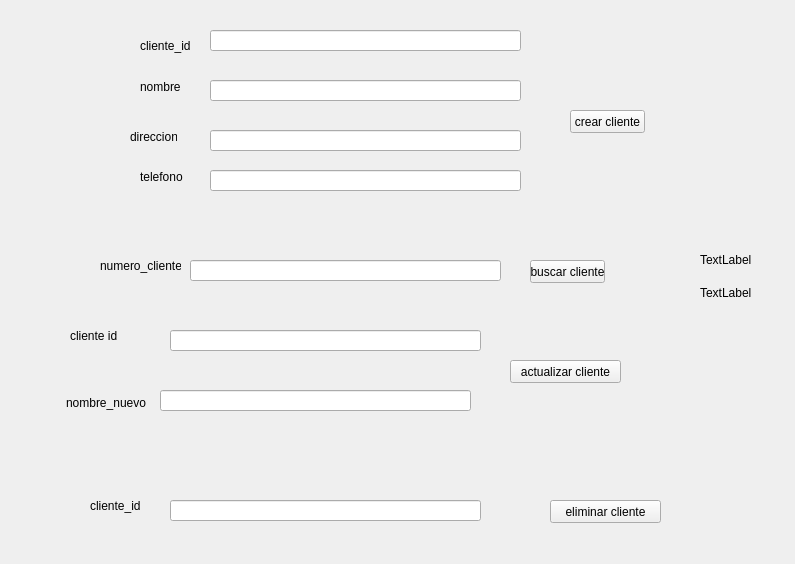
<?xml version="1.0" encoding="UTF-8"?>
<ui version="4.0">
 <class>Form</class>
 <widget class="QWidget" name="Form">
  <property name="geometry">
   <rect>
    <x>0</x>
    <y>0</y>
    <width>795</width>
    <height>564</height>
   </rect>
  </property>
  <property name="windowTitle">
   <string>Form</string>
  </property>
  <widget class="QLabel" name="label">
   <property name="geometry">
    <rect>
     <x>140</x>
     <y>30</y>
     <width>71</width>
     <height>31</height>
    </rect>
   </property>
   <property name="text">
    <string>cliente_id</string>
   </property>
  </widget>
  <widget class="QLineEdit" name="recibe_numero_cedula">
   <property name="geometry">
    <rect>
     <x>210</x>
     <y>30</y>
     <width>311</width>
     <height>21</height>
    </rect>
   </property>
  </widget>
  <widget class="QPushButton" name="btn_crear_cliente">
   <property name="geometry">
    <rect>
     <x>570</x>
     <y>110</y>
     <width>75</width>
     <height>23</height>
    </rect>
   </property>
   <property name="text">
    <string>crear cliente</string>
   </property>
  </widget>
  <widget class="QLabel" name="label_2">
   <property name="geometry">
    <rect>
     <x>140</x>
     <y>80</y>
     <width>47</width>
     <height>13</height>
    </rect>
   </property>
   <property name="text">
    <string>nombre</string>
   </property>
  </widget>
  <widget class="QLabel" name="label_3">
   <property name="geometry">
    <rect>
     <x>130</x>
     <y>130</y>
     <width>47</width>
     <height>13</height>
    </rect>
   </property>
   <property name="text">
    <string>direccion</string>
   </property>
  </widget>
  <widget class="QLabel" name="label_4">
   <property name="geometry">
    <rect>
     <x>140</x>
     <y>170</y>
     <width>47</width>
     <height>13</height>
    </rect>
   </property>
   <property name="text">
    <string>telefono</string>
   </property>
  </widget>
  <widget class="QLineEdit" name="recibe_nombre_cliente">
   <property name="geometry">
    <rect>
     <x>210</x>
     <y>80</y>
     <width>311</width>
     <height>21</height>
    </rect>
   </property>
  </widget>
  <widget class="QLineEdit" name="recibe_direccion_cliente">
   <property name="geometry">
    <rect>
     <x>210</x>
     <y>130</y>
     <width>311</width>
     <height>21</height>
    </rect>
   </property>
  </widget>
  <widget class="QLineEdit" name="recibe_telefono_cliente">
   <property name="geometry">
    <rect>
     <x>210</x>
     <y>170</y>
     <width>311</width>
     <height>21</height>
    </rect>
   </property>
  </widget>
  <widget class="QLabel" name="label_5">
   <property name="geometry">
    <rect>
     <x>100</x>
     <y>250</y>
     <width>81</width>
     <height>31</height>
    </rect>
   </property>
   <property name="text">
    <string>numero_cliente</string>
   </property>
  </widget>
  <widget class="QLineEdit" name="recibe_cedula_buscar">
   <property name="geometry">
    <rect>
     <x>190</x>
     <y>260</y>
     <width>311</width>
     <height>21</height>
    </rect>
   </property>
  </widget>
  <widget class="QPushButton" name="btn_buscar_cliente">
   <property name="geometry">
    <rect>
     <x>530</x>
     <y>260</y>
     <width>75</width>
     <height>23</height>
    </rect>
   </property>
   <property name="text">
    <string>buscar cliente</string>
   </property>
  </widget>
  <widget class="QPushButton" name="btn_actualizar_cliente">
   <property name="geometry">
    <rect>
     <x>510</x>
     <y>360</y>
     <width>111</width>
     <height>23</height>
    </rect>
   </property>
   <property name="text">
    <string>actualizar cliente</string>
   </property>
  </widget>
  <widget class="QPushButton" name="btn_eliminar_cliente">
   <property name="geometry">
    <rect>
     <x>550</x>
     <y>500</y>
     <width>111</width>
     <height>23</height>
    </rect>
   </property>
   <property name="text">
    <string>eliminar cliente</string>
   </property>
  </widget>
  <widget class="QLabel" name="label_6">
   <property name="geometry">
    <rect>
     <x>70</x>
     <y>320</y>
     <width>81</width>
     <height>31</height>
    </rect>
   </property>
   <property name="text">
    <string>cliente id </string>
   </property>
  </widget>
  <widget class="QLineEdit" name="recibe_cedula_actualizar">
   <property name="geometry">
    <rect>
     <x>170</x>
     <y>330</y>
     <width>311</width>
     <height>21</height>
    </rect>
   </property>
  </widget>
  <widget class="QLabel" name="label_7">
   <property name="geometry">
    <rect>
     <x>66</x>
     <y>392</y>
     <width>81</width>
     <height>21</height>
    </rect>
   </property>
   <property name="text">
    <string>nombre_nuevo</string>
   </property>
  </widget>
  <widget class="QLineEdit" name="recibe_nombre_cliente_actualizar">
   <property name="geometry">
    <rect>
     <x>160</x>
     <y>390</y>
     <width>311</width>
     <height>21</height>
    </rect>
   </property>
  </widget>
  <widget class="QLabel" name="mostrar_cedula_cliente_buscar">
   <property name="geometry">
    <rect>
     <x>700</x>
     <y>250</y>
     <width>81</width>
     <height>20</height>
    </rect>
   </property>
   <property name="text">
    <string>TextLabel</string>
   </property>
  </widget>
  <widget class="QLabel" name="mostrar_nombre_cliente_buscar">
   <property name="geometry">
    <rect>
     <x>700</x>
     <y>283</y>
     <width>81</width>
     <height>20</height>
    </rect>
   </property>
   <property name="text">
    <string>TextLabel</string>
   </property>
  </widget>
  <widget class="QLineEdit" name="recibe_cedula_eliminar">
   <property name="geometry">
    <rect>
     <x>170</x>
     <y>500</y>
     <width>311</width>
     <height>21</height>
    </rect>
   </property>
  </widget>
  <widget class="QLabel" name="label_8">
   <property name="geometry">
    <rect>
     <x>90</x>
     <y>490</y>
     <width>71</width>
     <height>31</height>
    </rect>
   </property>
   <property name="text">
    <string>cliente_id</string>
   </property>
  </widget>
 </widget>
 <resources/>
 <connections/>
</ui>
